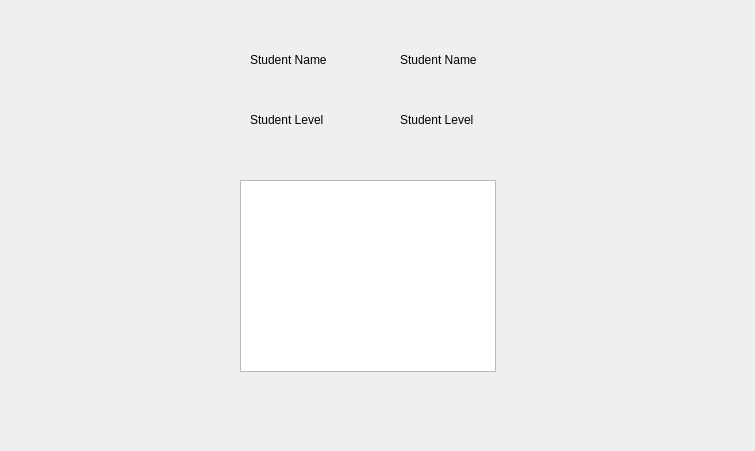
<?xml version="1.0" encoding="UTF-8"?>
<ui version="4.0">
 <class>viewRegisterCourses</class>
 <widget class="QDialog" name="viewRegisterCourses">
  <property name="geometry">
   <rect>
    <x>0</x>
    <y>0</y>
    <width>755</width>
    <height>451</height>
   </rect>
  </property>
  <property name="windowTitle">
   <string>Dialog</string>
  </property>
  <widget class="QLabel" name="label">
   <property name="geometry">
    <rect>
     <x>250</x>
     <y>50</y>
     <width>81</width>
     <height>20</height>
    </rect>
   </property>
   <property name="text">
    <string>Student Name</string>
   </property>
  </widget>
  <widget class="QLabel" name="label_2">
   <property name="geometry">
    <rect>
     <x>250</x>
     <y>110</y>
     <width>81</width>
     <height>20</height>
    </rect>
   </property>
   <property name="text">
    <string>Student Level</string>
   </property>
  </widget>
  <widget class="QLabel" name="StudName">
   <property name="geometry">
    <rect>
     <x>400</x>
     <y>50</y>
     <width>81</width>
     <height>20</height>
    </rect>
   </property>
   <property name="text">
    <string>Student Name</string>
   </property>
  </widget>
  <widget class="QLabel" name="StudLvl">
   <property name="geometry">
    <rect>
     <x>400</x>
     <y>110</y>
     <width>81</width>
     <height>20</height>
    </rect>
   </property>
   <property name="text">
    <string>Student Level</string>
   </property>
  </widget>
  <widget class="QListWidget" name="coursesList">
   <property name="geometry">
    <rect>
     <x>240</x>
     <y>180</y>
     <width>256</width>
     <height>192</height>
    </rect>
   </property>
  </widget>
 </widget>
 <resources/>
 <connections/>
</ui>
